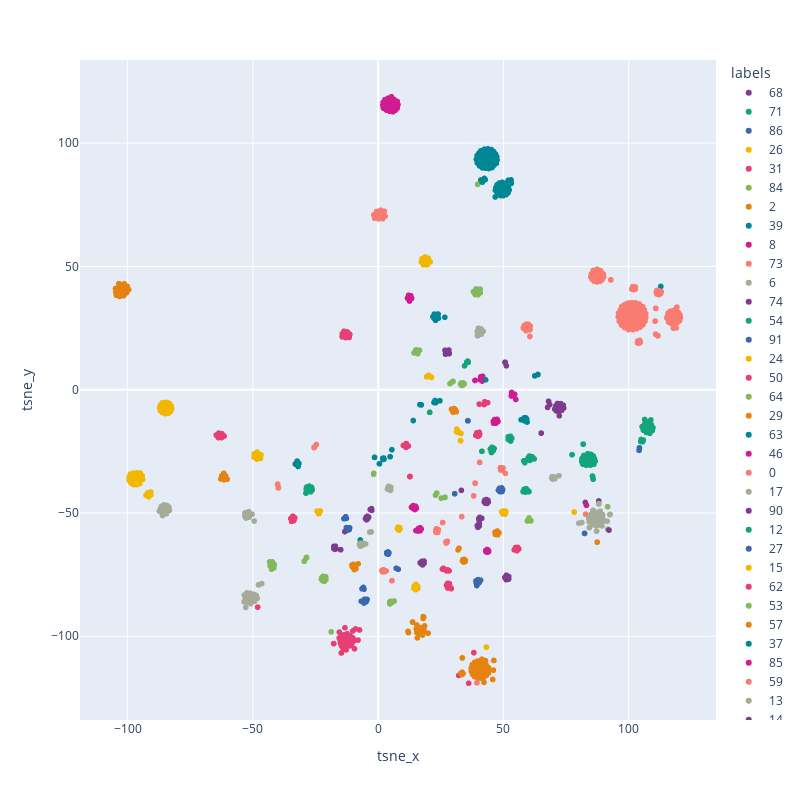

The notebook cell saved with this chart:
### Code cell
px.scatter(viz, 'tsne_x', 'tsne_y', color='labels',
          width=800,
          height=800,
          hover_name='screen_name',
          hover_data=['hashtags'],
          color_discrete_sequence=px.colors.qualitative.Bold)
